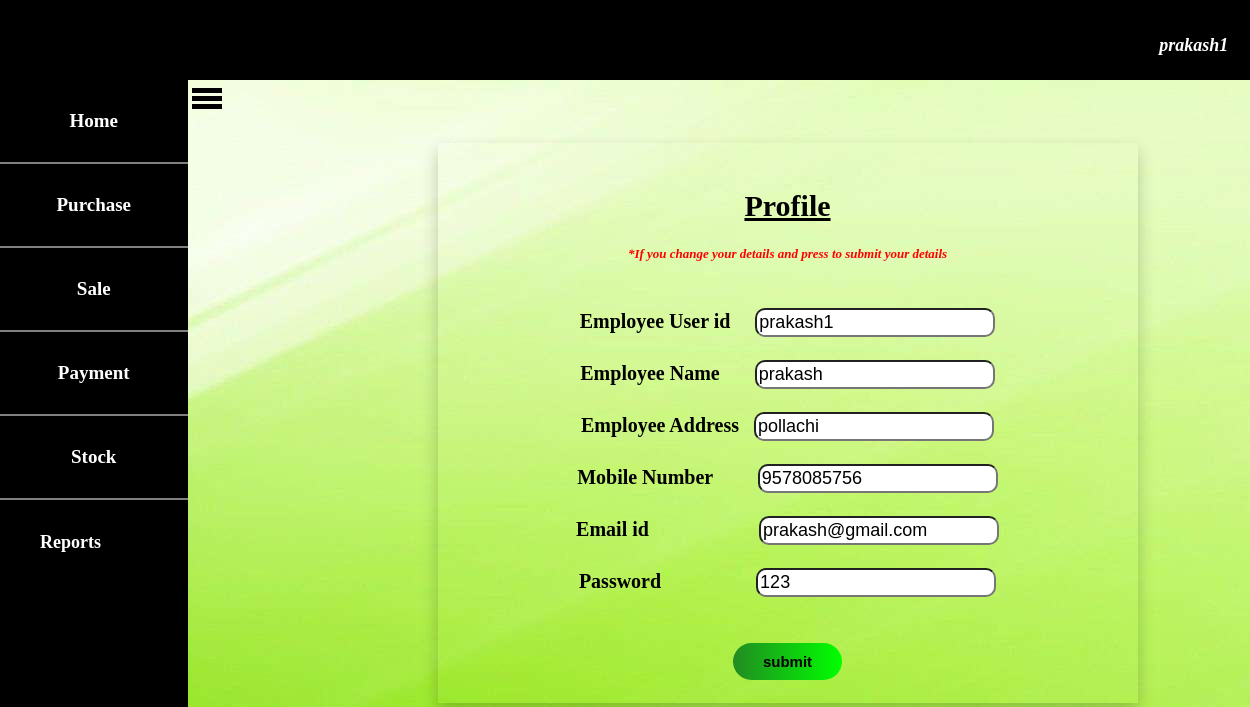
Screenshot of /empprofile.php (signed in) with the database file from the repository.
### tables this page shows
CREATE TABLE `employee` (
  `username` varchar(15) NOT NULL,
  `name` text NOT NULL,
  `address` varchar(50) NOT NULL,
  `phno` varchar(15) NOT NULL,
  `email` varchar(20) NOT NULL,
  `passwd` varchar(10) NOT NULL,
  `cpasswd` varchar(10) NOT NULL
);

### session.php (called while the page is built, shortened)
<?php
$p=$_SESSION['username'];
?>

### empprofile.php (the view, shortened to what this page needs)
<!DOCTYPE html>
<html>
<head>
    <link rel="stylesheet" type="text/css" href="css/submit.css">
</head>
<body style="background-image: url(images/66773.jpg);">
<?php
include "includes/headeremp.php";
include "navemp.php";
$conn=mysqli_connect("localhost","root","","milkcompany") or die("connection failed");
$query="select * from employee where username='$p'";
$data=mysqli_query($conn,$query);
$total=mysqli_num_rows($data);
if($total!=0)
{
	while ($result=mysqli_fetch_assoc($data))
	{
		?>
		<form id="register" class="txt"  method="POST" >
			<br><br><p style="font-size: 30px;text-align: center;"><b><u>Profile</u></b></p><br>
			<p style="font-size: 13px;text-align: center;color: red"><i>*If you change your details and press to submit your details</i></p><br><br>
	<div class="lable">
		    <label>Employee User id  &nbsp &nbsp </label>
	    	<input type="text"  name="username" class="inp" value="<?php echo $result['username']; ?>" required="" ><br><br>
	    	<label>Employee Name  &nbsp &nbsp &nbsp</label>
			<input type="text"  name="name" class="inp"  value="<?php echo $result['name']; ?>"  required="" ><br><br>
			<label>Employee Address  &nbsp</label>
			<input type="text" name="address" class="inp"  value="<?php echo $result['address']; ?>"  required="" ><br><br>
			<label>Mobile Number  &nbsp &nbsp &nbsp &nbsp</label>
			<input type="text" name="phno" class="inp"  value="<?php echo $result['phno']; ?>"  required=""><br><br>
			<label>Email id&nbsp &nbsp &nbsp &nbsp &nbsp &nbsp &nbsp &nbsp &nbsp &nbsp &nbsp</label>
			<input type="email" name="email" class="inp"  value="<?php echo $result['email']; ?>"  required=""><br><br>
			<label>Password &nbsp &nbsp &nbsp &nbsp &nbsp &nbsp &nbsp &nbsp &nbsp</label>
			<input type="text" id="ps" name="passwd" class="inp"  value="<?php echo $result['passwd']; ?>"  required=""><br><br><br>
			<button id="submit" type="submit" name="update" value="update" class="su" style= />submit</button>
	</div>
		</form>
		<?php
	}
}
else
{
	echo "no records found";
}
					?>
</body>
</html>

### css/submit.css (style rules this page uses)
.su { padding: 10px 30px; font-size: 15px; cursor: pointer; background:linear-gradient(to right,#228B22,lime); border:0; outline: none; border-radius: 35px; color: black; font-weight: bold; }

### css/style2.css (style rules this page uses)
* { margin: 0; padding: 0; }

### empprofile.php (style rules this page uses)
.txt { width:700px; height:560px; margin-top: 5%; background-color:transparent; box-shadow: 0px 8px 16px 0px rgba(0,0,0,0.2); margin-left: 35%; text-align: center; font-weight: bold; font-size: 20px; }
.inp { border-radius: 10px; font-size: 18px; padding: 2px; }

### rows the page displays
employee: username "prakash1", name "prakash", address "pollachi", phno "9578085756", email "prakash@gmail.com", passwd "123"

### other values shown
$p "prakash1"
